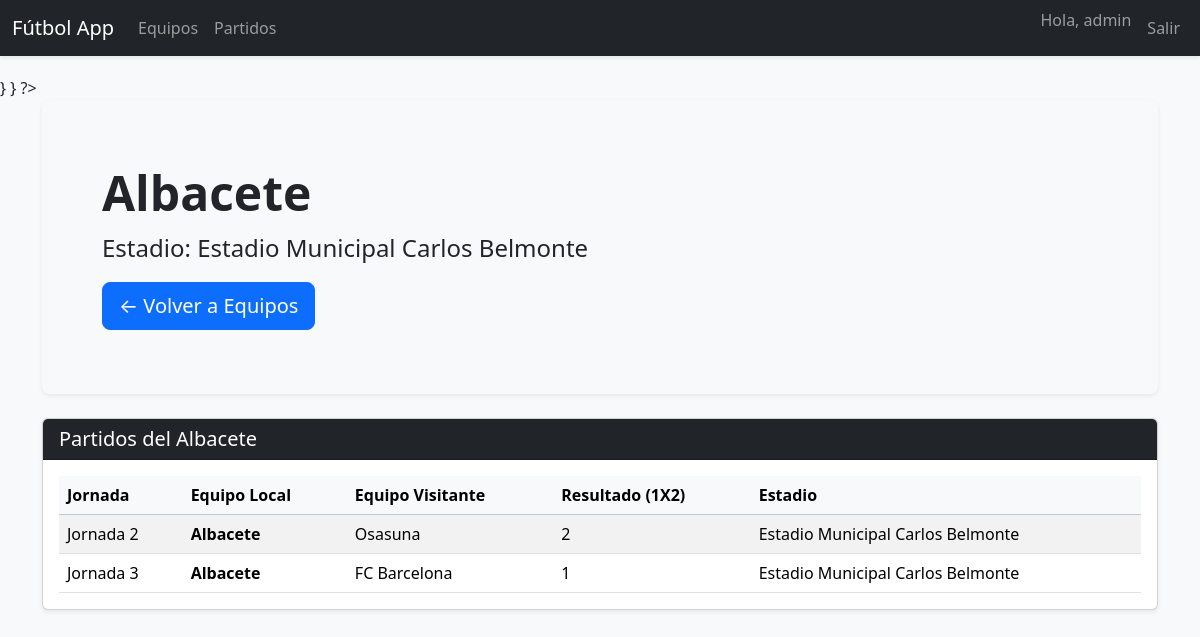
The page /partidosEquipo.php?id_equipo=6 (signed in) on the database its author committed.
### tables this page shows
CREATE TABLE IF NOT EXISTS `equipos` (
  `id_equipo` int(11) NOT NULL AUTO_INCREMENT,
  `nombre` varchar(255) NOT NULL,
  `estadio` varchar(255) DEFAULT NULL,
  PRIMARY KEY (`id_equipo`),
  UNIQUE KEY `nombre` (`nombre`)
);

CREATE TABLE IF NOT EXISTS `partidos` (
  `id_partido` int(11) NOT NULL AUTO_INCREMENT,
  `id_local` int(11) NOT NULL,
  `id_visitante` int(11) NOT NULL,
  `resultado` enum('1','X','2') DEFAULT NULL,
  `jornada` int(11) NOT NULL,
  PRIMARY KEY (`id_partido`),
  KEY `fk_local` (`id_local`),
  KEY `fk_visitante` (`id_visitante`),
  CONSTRAINT `fk_local` FOREIGN KEY (`id_local`) REFERENCES `equipos` (`id_equipo`) ON DELETE CASCADE ON UPDATE CASCADE,
  CONSTRAINT `fk_visitante` FOREIGN KEY (`id_visitante`) REFERENCES `equipos` (`id_equipo`) ON DELETE CASCADE ON UPDATE CASCADE
);

### persistence/DAO/PartidoDAO.php (called while the page is built, shortened)
<?php
$dir = __DIR__;
require_once $dir . '/../conf/PersistentManager.php';
class PartidoDAO {
    private $conn;
    public function __construct() {
        $this->conn = PersistentManager::getInstance()->get_connection();
    }
    public function selectByEquipo($id_equipo) {
        $query = "SELECT
                    p.jornada,
                    p.resultado,
                    e_local.nombre AS nombre_local,
                    e_visitante.nombre AS nombre_visitante,
                    e_local.estadio AS estadio_partido
                  FROM partidos p
                  JOIN equipos e_local ON p.id_local = e_local.id_equipo
                  JOIN equipos e_visitante ON p.id_visitante = e_visitante.id_equipo
                  WHERE p.id_local = ? OR p.id_visitante = ?
                  ORDER BY p.jornada ASC";
        $stmt = mysqli_prepare($this->conn, $query);
        mysqli_stmt_bind_param($stmt, 'ii', $id_equipo, $id_equipo);
        mysqli_stmt_execute($stmt);
        $result = mysqli_stmt_get_result($stmt);
        $partidos = array();
        while ($partidoBD = mysqli_fetch_array($result)) {
            $partidos[] = $partidoBD;
        }
        return $partidos;
    }
}
?>

### persistence/conf/PersistentManager.php (called while the page is built, shortened)
<?php
class PersistentManager {
    private static $instance = null;
    private static $connection = null;
    private $userBD = "";
    private $psswdBD = "";
    private $nameBD = "";
    private $hostBD = "";
    public static function getInstance() {
        if (!self::$instance instanceof self) {
            self::$instance = new self;
        }
        return self::$instance;
    }
    private function __construct() {
        PersistentManager::$connection = mysqli_connect($this->hostBD, $this->userBD, $this->psswdBD, $this->nameBD)
                or die("Could not connect to db: " . mysqli_connect_error());
        mysqli_query(PersistentManager::$connection, "SET NAMES 'utf8'");
    }
    private function establishCredentials() {
        $dir = __DIR__;
    }
    function get_connection() {
        return PersistentManager::$connection;
    }
}
?>

### persistence/DAO/EquipoDAO.php (called while the page is built, shortened)
<?php
$dir = __DIR__;
require_once $dir . '/../conf/PersistentManager.php';
class EquipoDAO {
    protected $conn = null;
    public function __construct() {
        $this->conn = PersistentManager::getInstance()->get_connection();
    }
    public function selectById($id) {
        $query = "SELECT * FROM equipos WHERE id_equipo = ?";
        $stmt = mysqli_prepare($this->conn, $query);
        mysqli_stmt_bind_param($stmt, 'i', $id);
        mysqli_stmt_execute($stmt);
        $result = mysqli_stmt_get_result($stmt);
        $equipo = null;
        if ($equipoBD = mysqli_fetch_array($result)) {
            $equipo = array(
                'id_equipo' => $equipoBD["id_equipo"],
                'nombre' => $equipoBD["nombre"],
                'estadio' => $equipoBD["estadio"]
            );
        }
        return $equipo;
    }
}
?>

### partidosEquipo.php (the view, shortened to what this page needs)
<?php
$id_equipo = $_GET['id_equipo'];
$equipoDAO = new EquipoDAO();
$partidoDAO = new PartidoDAO();
$equipo = $equipoDAO->selectById($id_equipo);
$partidos = $partidoDAO->selectByEquipo($id_equipo);
?>
<div class="container">
    <div class="p-5 mb-4 bg-light rounded-3 shadow-sm">
        <div class="container-fluid py-3">
            <h1 class="display-5 fw-bold"><?php echo htmlspecialchars($equipo['nombre']); ?></h1>
            <p class="col-md-8 fs-4">
                Estadio: <?php echo htmlspecialchars($equipo['estadio']); ?>
            </p>
            <a href="equipos.php" class="btn btn-primary btn-lg">&larr; Volver a Equipos</a>
        </div>
    </div>
</div>
<div class="container">
    <div class="row">
        <div class="col-12 mb-4">
            <div class="card shadow-sm">
                <div class="card-header bg-dark text-white">
                    <h2 class="h5 mb-0">Partidos del <?php echo htmlspecialchars($equipo['nombre']); ?></h2>
                </div>
                <div class="card-body">
                    <div class="table-responsive">
                        <table class="table table-striped table-hover mb-0">
                            <thead class="table-light">
                            <tr>
                                <th>Jornada</th>
                                <th>Equipo Local</th>
                                <th>Equipo Visitante</th>
                                <th>Resultado (1X2)</th>
                                <th>Estadio</th>
                            </tr>
                            </thead>
                            <tbody>
                            <?php foreach ($partidos as $partido): ?>
                                <tr>
                                    <td>Jornada <?php echo htmlspecialchars($partido['jornada']); ?></td>
                                    <td>
                                        <?php if ($partido['nombre_local'] == $equipo['nombre']): ?>
                                            <strong><?php echo htmlspecialchars($partido['nombre_local']); ?></strong>
                                        <?php else: ?>
                                            <?php echo htmlspecialchars($partido['nombre_local']); ?>
                                        <?php endif; ?>
                                    </td>
                                    <td>
                                        <?php if ($partido['nombre_visitante'] == $equipo['nombre']): ?>
                                            <strong><?php echo htmlspecialchars($partido['nombre_visitante']); ?></strong>
                                        <?php else: ?>
                                            <?php echo htmlspecialchars($partido['nombre_visitante']); ?>
                                        <?php endif; ?>
                                    </td>
                                    <td classD="fw-bold fs-5 text-center"><?php echo htmlspecialchars($partido['resultado']); ?></td>
                                    <td><?php echo htmlspecialchars($partido['estadio_partido']); ?></td>
                                </tr>
                            <?php endforeach; ?>
                            </tbody>
                        </table>
                    </div>
                </div>
            </div>
        </div>
    </div>
</div>
<?php
function rutasFicheros(): void
{
    $rootDir = __DIR__;
    require_once $rootDir . '/templates/header.php';
    require_once $rootDir . '/persistence/DAO/EquipoDAO.php';
    require_once $rootDir . '/persistence/DAO/PartidoDAO.php';
}

### templates/header.php (style rules this page uses)
body { background-color: #f8f9fa; }

### rows shown on the page
equipos: nombre "Albacete", estadio "Estadio Municipal Carlos Belmonte"
partidos: jornada "2", id_local.nombre "Albacete", id_visitante.nombre "Osasuna", resultado "2", id_local.estadio "Estadio Municipal Carlos Belmonte"
partidos: jornada "3", id_local.nombre "Albacete", id_visitante.nombre "FC Barcelona", resultado "1", id_local.estadio "Estadio Municipal Carlos Belmonte"

### other values the page prints
$user "admin"
